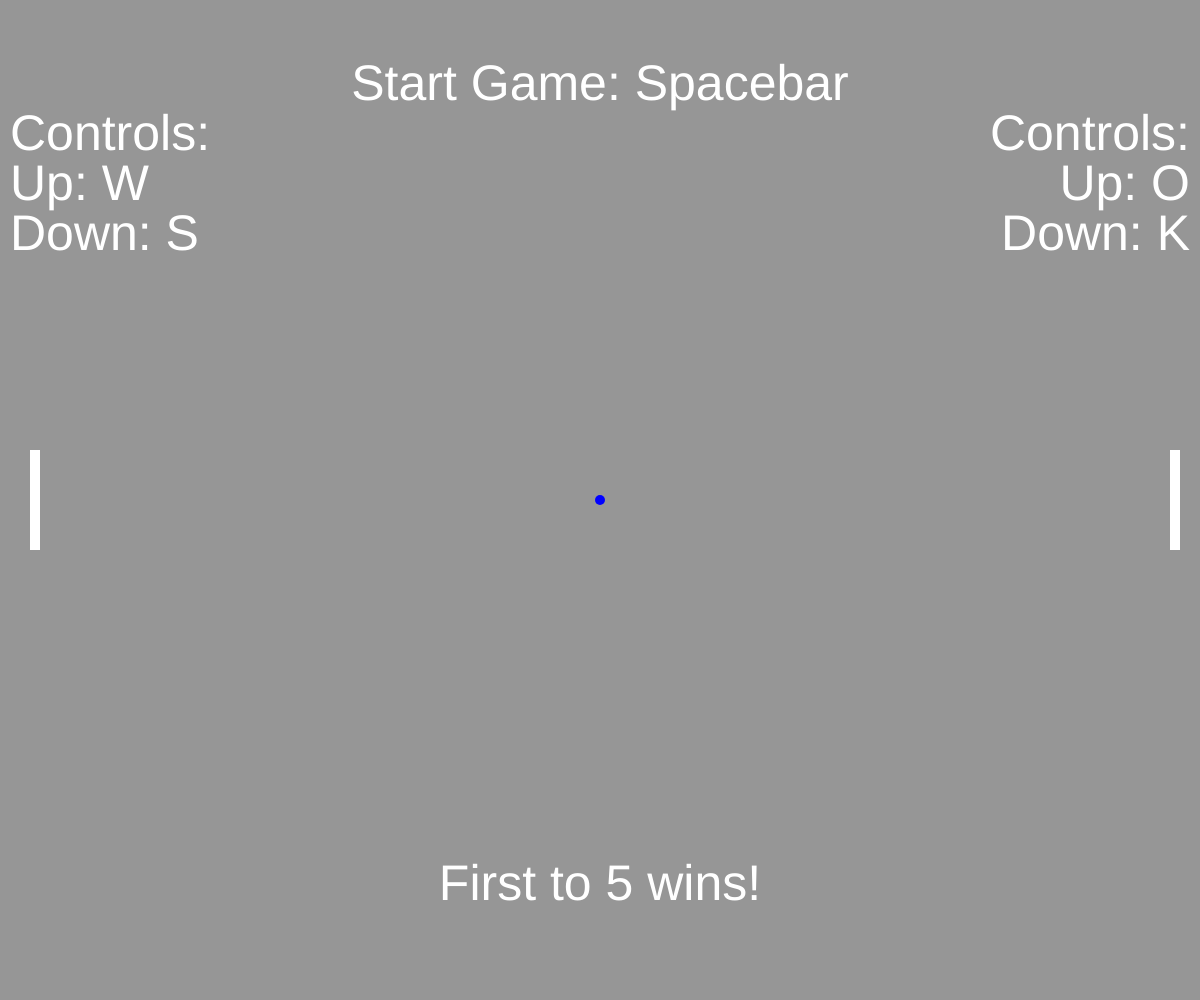
Frame 1 (no input)
Frame 60 (no input): identical to frame 1, image omitted
Frame 120 (the mouse pressed at the canvas centre since frame 60): identical to frame 1, image omitted

The p5.js sketch that drew this single still picture (run headless with seeded random() and noise() and a simulated clock; from frame 60 on, the mouse is pressed at the canvas centre):

// p5.js sketch
// ── sketch.js
let paddle1;
let paddle2;
let ball;
let gameState = false; //initial game state
let gameRound = true; //game going but not reset
let ballState = false;
let winState = false; //holder for if winner was determined
let winningPlayer; //holder for winning player

//creates the canvas and the initial position for the ball and paddles
function setup() {
  createCanvas(windowWidth, windowHeight);

  paddle1 = new Paddle(30,height/2-50,10,100);
  paddle2 = new Paddle(width-30,height/2-50,10,100);
  ball1 = new Ball(width/2,height/2,10,10);
}

//function that runs whenever window is resized
function windowResized() {
  //function that resizes the canvas
  resizeCanvas(windowWidth, windowHeight);

  paddle1 = new Paddle(30,height/2-50,10,100,paddle1.score);
  paddle2 = new Paddle(width-30,height/2-50,10,100,paddle2.score);
  ball1 = new Ball(width/2,height/2,10,10);
}


//p5.js draw function constantly runs
function draw() {
  background(150);

  paddle1.create();
  paddle2.create();
  ball1.create();

  //check to see if gameState is true
  if(gameState){
    if(!winState){
      //function call for moving paddles
      paddleMove();
    }
    else{
      win(winningPlayer);
    }
    //function call for displaying score
    scoreScreen();
    
    if(gameRound){
      //method call for ball move
      ball1.move();
      //method call for ball hitting goal
      ballState = ball1.boundary();
    }
  }
  else{
    //function runs when game not started
    startScreen();
  }

  if(ballState){
    if(ballState === "right"){
      paddle1.score += 1;
      //function call for next round
      if(paddle1.score === 5){
        winningPlayer = "Player 1";
        winState = true;
      }
      else{
        nextRound();
      }
    }
    else if(ballState === 'left'){
      paddle2.score += 1;
      //function call for next round
      if(paddle2.score === 5){
        winningPlayer = "Player 2";
        winState = true;
      }
      else{
        nextRound();
      }
    }
  }

}

//function that moves the paddle when key is down
function paddleMove(){
  //ascii 87 is W
  if (keyIsDown(87)) {
    paddle1.move(-5);
  }
  //ascii 83 is S
  else if (keyIsDown(83)) {
    paddle1.move(5);
  }
  //ascii 79 is O
  else if (keyIsDown(79)) {
    paddle2.move(-5);
  }
  //ascii 75 is K
  else if (keyIsDown(75)) {
    paddle2.move(5);
  }
}

//function runs whenever key is pressed
function keyPressed(){
  //when spacebar is pressed game starts
  if(key === ' '){
    gameState = true;
    gameRound = true;
  }
  //this should reset the game to initial conditions
  else if(key === 'r'){
    reset();
  }
}

function startScreen(){
  noStroke();
  fill(255);
  textSize(50);
  textAlign(CENTER);
  text('Start Game: Spacebar', width/2, 100);
  text('First to 5 wins!', width/2, height-100);

  textAlign(LEFT);
  text('Controls:', 10, 150);
  text('Up: W', 10, 200);
  text('Down: S', 10, 250);

  textAlign(RIGHT);
  text('Controls:', width-10, 150);
  text('Up: O', width-10, 200);
  text('Down: K', width-10, 250);
}

function scoreScreen(){
  noStroke();
  fill(255);
  textSize(50);
  textAlign(CENTER);
  text(`${paddle1.score} : ${paddle2.score}`, width/2, 100);
}

function nextRound(){
  //change back gameRound
  ballState = false;
  gameRound = false;
  //call reset for ball
  ball1.reset();
}

function reset(){
  //change back gameState, gameRound and winState
  gameState = false;
  gameRound = true;
  winState = false;
  //call reset for paddles and ball
  paddle1.reset();
  paddle2.reset();
  paddle1.resetScore();
  paddle2.resetScore();
  ball1.reset();
}

function win(winner){
  //change back gameRound
  ballState = false;
  gameRound = false;

  noStroke();
  fill(255);
  textSize(50);
  textAlign(CENTER);
  text(`${winner} wins!`, width/2, height/2);
  text(`Press R to reset`, width/2, height-100);
}
// ── ball.js
//Initialize ball class
class Ball {
    //constructor for the position and size of the ball
    constructor(_positionX, _positionY, _width, _height){
        this.width = _width;
        this.height = _height;
        this.positionX = _positionX;
        this.positionY = _positionY;
    }

    //method that creates the ball
    create(){
        noStroke();
        fill(0,0,255);
        ellipse(this.positionX, this.positionY, this.width, this.height);
    }
}
// ── paddle.js
//Initialize paddle class
class Paddle {
    //constructor for the position and size of the paddles
    constructor(_positionX, _positionY, _width, _height){
        this.width = _width;
        this.height = _height;
        this.positionX = _positionX;
        this.positionY = _positionY;
    }

    //method that creates the paddles
    create(){
        noStroke();
        fill(255);
        rect(this.positionX, this.positionY, this.width, this.height);
    }

    //method that updates the position of the paddles
    move(_y){
        this.positionY += _y;
        this.positionY = constrain(this.positionY,5,windowHeight-105); //contrains the position inside the canvas box
    }
}
